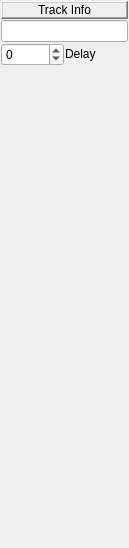
<ui version="4.0" >
 <author></author>
 <comment></comment>
 <exportmacro></exportmacro>
 <class>WaveTrackInfoBase</class>
 <widget class="QWidget" name="WaveTrackInfoBase" >
  <property name="geometry" >
   <rect>
    <x>0</x>
    <y>0</y>
    <width>129</width>
    <height>548</height>
   </rect>
  </property>
  <property name="sizePolicy" >
   <sizepolicy>
    <hsizetype>3</hsizetype>
    <vsizetype>3</vsizetype>
    <horstretch>0</horstretch>
    <verstretch>0</verstretch>
   </sizepolicy>
  </property>
  <property name="minimumSize" >
   <size>
    <width>0</width>
    <height>0</height>
   </size>
  </property>
  <property name="maximumSize" >
   <size>
    <width>32767</width>
    <height>32767</height>
   </size>
  </property>
  <property name="windowTitle" >
   <string>MusE: TrackInfo</string>
  </property>
  <property name="toolTip" >
   <string/>
  </property>
  <property name="whatsThis" >
   <string/>
  </property>
  <layout class="QGridLayout" >
   <property name="margin" >
    <number>1</number>
   </property>
   <property name="spacing" >
    <number>1</number>
   </property>
   <item row="0" column="0" colspan="2" >
    <widget class="QLabel" name="TextLabel1" >
     <property name="sizePolicy" >
      <sizepolicy>
       <hsizetype>7</hsizetype>
       <vsizetype>0</vsizetype>
       <horstretch>0</horstretch>
       <verstretch>0</verstretch>
      </sizepolicy>
     </property>
     <property name="frameShape" >
      <enum>QFrame::WinPanel</enum>
     </property>
     <property name="frameShadow" >
      <enum>QFrame::Raised</enum>
     </property>
     <property name="lineWidth" >
      <number>1</number>
     </property>
     <property name="midLineWidth" >
      <number>0</number>
     </property>
     <property name="text" >
      <string>Track Info</string>
     </property>
     <property name="alignment" >
      <set>Qt::AlignCenter</set>
     </property>
    </widget>
   </item>
   <item row="1" column="0" colspan="2" >
    <widget class="QLineEdit" name="iName" >
     <property name="sizePolicy" >
      <sizepolicy>
       <hsizetype>7</hsizetype>
       <vsizetype>0</vsizetype>
       <horstretch>0</horstretch>
       <verstretch>0</verstretch>
      </sizepolicy>
     </property>
     <property name="toolTip" >
      <string>Track Name</string>
     </property>
     <property name="whatsThis" >
      <string>Track Name</string>
     </property>
    </widget>
   </item>
   <item row="3" column="1" >
    <spacer>
     <property name="orientation" >
      <enum>Qt::Vertical</enum>
     </property>
     <property name="sizeType" >
      <enum>QSizePolicy::Expanding</enum>
     </property>
     <property name="sizeHint" >
      <size>
       <width>20</width>
       <height>30</height>
      </size>
     </property>
    </spacer>
   </item>
   <item row="2" column="0" >
    <widget class="QSpinBox" name="delay" >
     <property name="sizePolicy" >
      <sizepolicy>
       <hsizetype>5</hsizetype>
       <vsizetype>0</vsizetype>
       <horstretch>0</horstretch>
       <verstretch>0</verstretch>
      </sizepolicy>
     </property>
     <property name="toolTip" >
      <string>Track Delay (ticks)</string>
     </property>
     <property name="specialValueText" >
      <string>off</string>
     </property>
     <property name="maximum" >
      <number>1000</number>
     </property>
     <property name="minimum" >
      <number>-1000</number>
     </property>
    </widget>
   </item>
   <item row="2" column="1" >
    <widget class="QLabel" name="TextLabel10" >
     <property name="sizePolicy" >
      <sizepolicy>
       <hsizetype>5</hsizetype>
       <vsizetype>0</vsizetype>
       <horstretch>0</horstretch>
       <verstretch>0</verstretch>
      </sizepolicy>
     </property>
     <property name="toolTip" >
      <string>Delay (Frames)</string>
     </property>
     <property name="text" >
      <string>Delay</string>
     </property>
    </widget>
   </item>
  </layout>
 </widget>
 <layoutdefault spacing="6" margin="11" />
 <pixmapfunction>qPixmapFromMimeSource</pixmapfunction>
 <tabstops>
  <tabstop>iName</tabstop>
 </tabstops>
 <resources/>
 <connections/>
</ui>
